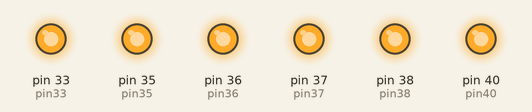
Bench run of a program on a simulated Raspberry Pi (header pin numbers). Parts: output pins drawn as LEDs (lit = HIGH). What the program prints to the terminal is not drawn.

Above: at 0.02 s.
At 2.87 s:
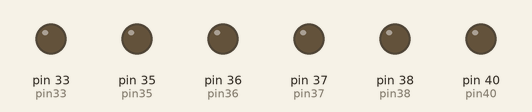
Timing chart, 0 to 3.2 s (numbered marks = the images above):
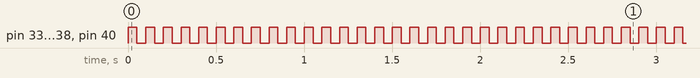

The program:

03_LedVillogMind.py
```python
#03_LedVillogMind.py
#--------------------
#Mindegyik led villog

#A GPIO modul behívása
import RPi.GPIO as GPIO
import time

#Figyelmezetetések kikapcsolása
GPIO.setwarnings(False)

#tüskék fizikai kiosztás szerint
GPIO.setmode(GPIO.BOARD)

#tüskék alaphelyzet
GPIO.cleanup()

#Paraméterek
pin36 = 36 #Pinek definiálása
pin38 = 38
pin40 = 40
pin33 = 33
pin35 = 35
pin37 = 37
T = 0.1 #Villogás periódusideje
Tv = T/2
onOff = 1 #Led bekapcsolása

#A Pinek kimenetek
GPIO.setup(pin36, GPIO.OUT)
GPIO.setup(pin38, GPIO.OUT)
GPIO.setup(pin40, GPIO.OUT)
GPIO.setup(pin33, GPIO.OUT)
GPIO.setup(pin35, GPIO.OUT)
GPIO.setup(pin37, GPIO.OUT)

print("Pinek villognak. Kilép Ctrl-C")
try:
    while True:
        GPIO.output(pin36, onOff)
        GPIO.output(pin38, onOff)
        GPIO.output(pin40, onOff)
        GPIO.output(pin33, onOff)
        GPIO.output(pin35, onOff)
        GPIO.output(pin37, onOff)
        onOff = not onOff
        time.sleep(Tv)

except KeyboardInterrupt:
    print("Pinek lekapcsolva")
    GPIO.cleanup()
```

Measured:
- by itself, pin 33 (pin33), pin 35 (pin35), pin 36 (pin36), pin 37 (pin37), pin 38 (pin38), pin 40 (pin40): alternates HIGH for 0.05 s and LOW for 0.05 s
